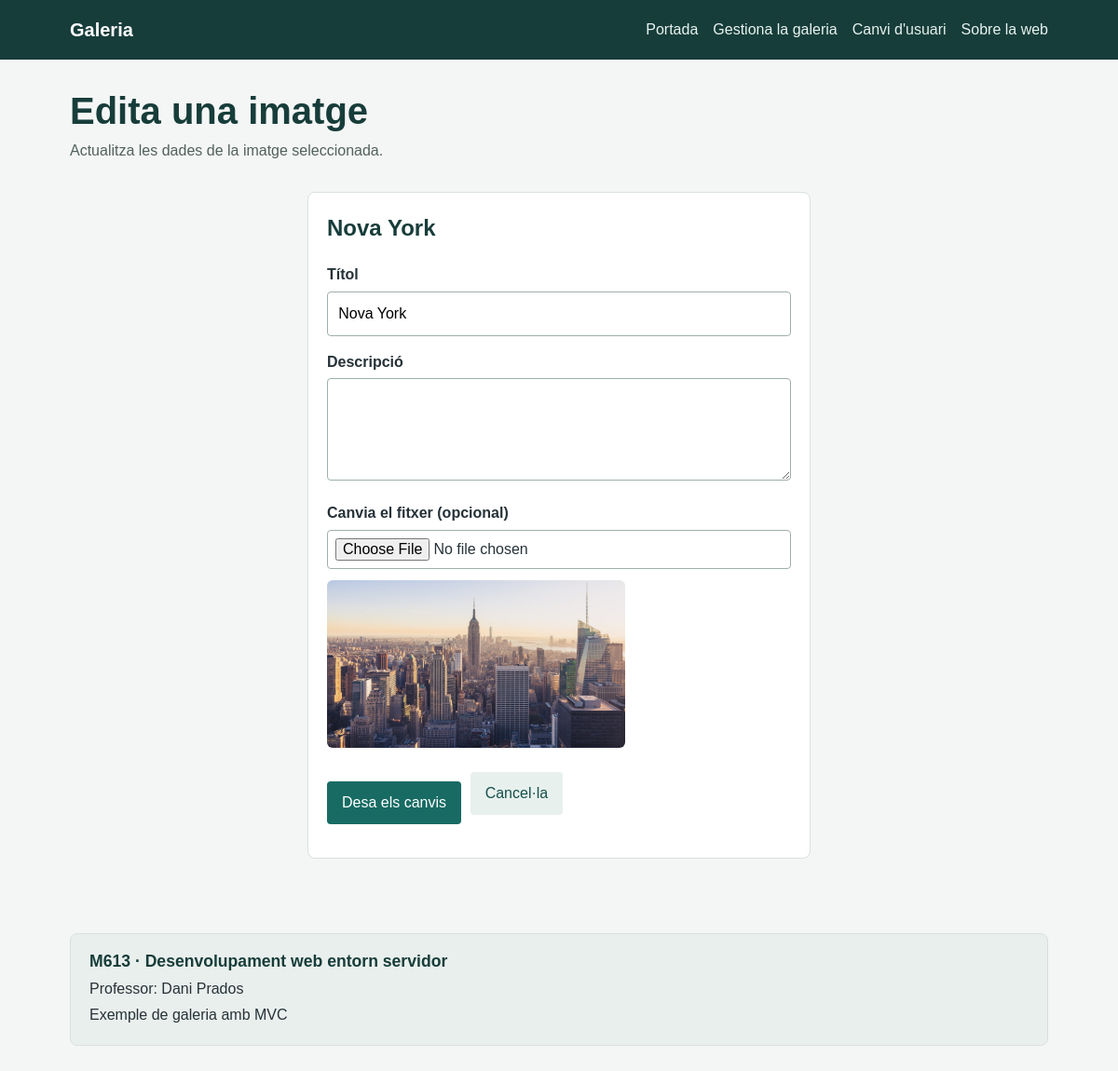
The app's page /index.php?r=image-edit&id=4 (signed in) with its own data.
### tables this page shows
CREATE TABLE `images` (
  `id` int NOT NULL,
  `url` varchar(255) NOT NULL,
  `title` varchar(255) NOT NULL,
  `description` text NOT NULL
);

### public/index.php (called while the page is built, shortened)
<?php
 include "../src/controllers/ctrlDoLogin.php";
 include "../src/controllers/ctrlImageEdit.php";
 include "../src/controllers/ctrlImageUpdate.php";
 include "../src/Models/Db.php";
 include "../src/Models/Images.php";
 include "../src/Emeset/Container.php";
 include "../src/Emeset/Request.php";
 include "../src/Container.php";
 $request = new \Emeset\Request();
 $response = new \Emeset\Response();
 $container = new Container($config);
 $r = $request->get("INPUT_REQUEST", "r") ?? '';
 if($r == "do-login") {
     $response = ctrlDoLogin($request, $response, $container);
 } elseif($r == "login") {
     $response = ctrlLogin($request, $response, $container);
 } else if($r == "gallery-admin") {
     $response = auth($request, $response, $container, "ctrlGalleryAdmin");
 } else if($r == "image-new") {
     $response = auth($request, $response, $container, "ctrlImageNew");
 } else if($r == "image-edit") {
     $response = auth($request, $response, $container, "ctrlImageEdit");
 } else if($r == "image-delete") {
     $response = auth($request, $response, $container, "ctrlImageDelete");
 } else if($r == "image-store") {
     $response = auth($request, $response, $container, "ctrlImageStore");
 } else if($r == "image-update") {
     $response = auth($request, $response, $container, "ctrlImageUpdate");
 }  else if($r == "about") {
     $response = ctrlAbout($request, $response, $container);
 }  else if($r == "") {
     $response = ctrlIndex($request, $response, $container);
 }  else {
     echo "No existeix la ruta";
 }
 $response->execute();

### src/Container.php (called while the page is built, shortened)
<?php
class Container extends \Emeset\Container {
    private \Models\Db $db;
    public function __construct(array $config)
    {
        $this->db = $this->Db();
    }
    public function Images() : \Models\Images
    {
        return new \Models\Images($this->db);
    }
    public function Db() : \Models\Db
    {
        return new \Models\Db(
            $this->config["db"]["user"],
            $this->config["db"]["password"],
            $this->config["db"]["dbname"],
            $this->config["db"]["host"],
            $this->config["db"]["port"]
        );
    }
}

### src/Emeset/Container.php (called while the page is built, shortened)
<?php
class Container
{
    public function __construct(array $config)
    {
        $this->config = $config;
    }
}

### src/Models/Db.php (called while the page is built, shortened)
<?php
class Db {
    private \PDO $db;
    public function __construct($user, $password, $dbName, $host = '127.0.0.1', $port = 3306)
    {
        $dsn = "mysql:dbname=$dbName;host=$host;port=$port";
        try {
            $this->db = new \PDO($dsn, $user, $password);
        } catch (\PDOException $e) {
            echo $dsn;
            die('Ha fallat la connexió: ' . $e->getMessage());
        }
    }
    public function getDb() : \PDO
    {
        return $this->db;
    }
}

### src/controllers/ctrlImageEdit.php (called while the page is built, shortened)
<?php
function ctrlImageEdit(\Emeset\Request $request, \Emeset\Response $response, \Container $container): \Emeset\Response{
    $id = $request->get(INPUT_GET, "id");
    $imageModel = $container->Images();
    $image = $imageModel->getById($id);
    $response->set("image", $image);
    $response->setTemplate("image-edit.php");
    return $response;
}

### src/Emeset/Request.php (called while the page is built, shortened)
<?php
class Request
{
    public function get(int|string $input, string $id, int|string $filter = "FILTER_SANITIZE_STRING", int|array $options = 0): mixed
    {
        $result = false;
        if ($input === 'SESSION') {
            $result = null;
            if (isset($_SESSION[$id])) {
                $result = $_SESSION[$id];
            }
        } elseif ($input === 'FILES') {
            $result = null;
            if (isset($_FILES[$id])) {
                $result = $_FILES[$id];
            }
        } elseif ($input === "INPUT_REQUEST") {
            $result = null;
            if (isset($_REQUEST[$id])) {
                $var = $_REQUEST[$id];
                if ($filter == "FILTER_SANITIZE_STRING") {
                    $result = filter_var($var, FILTER_DEFAULT, $options);
                    if (isset($result)) {
                        $result = htmlspecialchars($result, ENT_QUOTES, 'UTF-8');
                    }
                } else {
                    $result = filter_var($var, $filter, $options);
                }
            }
        } else {
            if ($filter == "FILTER_SANITIZE_STRING") {
                $result = filter_input($input, $id, FILTER_DEFAULT, $options);
                if (isset($result)) {
                    $result = htmlspecialchars($result, ENT_QUOTES, 'UTF-8');
                }
            } else {
                $result = filter_input($input, $id, $filter, $options);
            }
        }
        return $result;
    }
}

### src/Models/Images.php (called while the page is built, shortened)
<?php
class Images
{
    public \PDO $sql;
    public function __construct(Db $db)
    {
        $this->sql = $db->getDb();
    }
    public function getById(int $id) : array | bool
    {
        $query = 'select id, url, title, description from images where id = :id';
        $stm = $this->sql->prepare($query);
        $stm->execute([':id' => $id]);
        $image = $stm->fetch(\PDO::FETCH_ASSOC);
        return $image;
    }
}

### src/middleware/auth.php (called while the page is built, shortened)
<?php
function auth(\Emeset\Request $request, \Emeset\Response $response, \Container $container, callable $next): \Emeset\Response{
    $user = $request->get("SESSION", "user");
    $response->set("user", $user);
    $response = $next($request, $response, $container);
    return $response;
}

### src/views/image-edit.php (the view, shortened to what this page needs)
<!doctype html>
<html lang="ca">
<head>
  <link rel="stylesheet" href="css/styles.css">
</head>
<body>
  <?php include "components/header.php"; ?>
  <main class="container">
    <h1 class="page-heading">Edita una imatge</h1>
    <p class="intro">Actualitza les dades de la imatge seleccionada.</p>
    <section class="card form-card">
      <h2><?= $image["title"] ?></h2>
      <form action="index.php?r=image-update" method="post" enctype="multipart/form-data">
        <label for="title">Títol</label><input id="title" name="title" type="text" value="<?= $image["title"] ?>" required>
        <label for="description">Descripció</label><textarea id="description" name="description"><?= $image["description"] ?></textarea>
        <label for="image">Canvia el fitxer (opcional)</label><input id="image" name="image" type="file" accept="image/*"><img class="preview-image" src="img/<?= $image["url"] ?>" alt="<?= $image["title"] ?>">
        <div class="actions"><button type="submit">Desa els canvis</button><a class="button button-secondary" href="index.php?r=gallery-admin">Cancel·la</a></div>
      </form>
    </section>
  </main>
  <footer class="site-footer">
    <div class="footer-card">
      <h2>M613 · Desenvolupament web entorn servidor</h2>
      <p>Professor: Dani Prados</p>
      <p>Exemple de galeria amb MVC</p>
    </div>
  </footer>
</body>
</html>

### public/css/styles.css (style rules this page uses)
:root { font-family: Arial, Helvetica, sans-serif; color: #263238; background: #f4f6f5; }
* { box-sizing: border-box; }
body { margin: 0; line-height: 1.5; }
a { color: #176b63; }
.navigation, .container { width: min(100% - 2rem, 1050px); margin: 0 auto; }
.container { padding: 2rem 0; }
.page-heading { margin: 0 0 0.5rem; color: #173d3a; font-size: clamp(1.8rem, 4vw, 2.5rem); line-height: 1.15; }
.intro { margin-top: 0; color: #52615e; }
.image-list, .card, .content-panel, .footer-card { border: 1px solid #d8e0dd; border-radius: 8px; background: #fff; }
.content-panel, .card { padding: 1.25rem; }
.form-card { max-width: 540px; margin: 2rem auto; }
.form-card h2, .content-panel h2, .footer-card h2 { margin-top: 0; color: #173d3a; }
label { display: block; margin: 1rem 0 0.35rem; font-weight: bold; }
input { width: 100%; padding: 0.7rem; border: 1px solid #9eafaa; border-radius: 4px; font: inherit; }
textarea, select { width: 100%; padding: 0.7rem; border: 1px solid #9eafaa; border-radius: 4px; background: #fff; font: inherit; }
textarea { min-height: 110px; resize: vertical; }
input[type="file"] { padding: 0.5rem; }
.actions, .inline-actions { display: flex; flex-wrap: wrap; align-items: center; gap: 0.6rem; }
.actions { margin: 1rem 0; }
.button, button { display: inline-block; margin-top: 1.25rem; padding: 0.7rem 1rem; border: 0; border-radius: 4px; background: #176b63; color: #fff; font: inherit; text-decoration: none; cursor: pointer; }
.actions .button, .inline-actions .button, .inline-actions button { margin-top: 0; }
.button-secondary { background: #e7f0ed; color: #174f49; }
.preview-image { display: block; width: min(100%, 320px); max-height: 220px; margin-top: 0.75rem; border-radius: 6px; object-fit: cover; }
button { margin-top: 1.25rem; padding: 0.7rem 1rem; border: 0; border-radius: 4px; background: #176b63; color: white; font: inherit; cursor: pointer; }
.site-footer { width: min(100% - 2rem, 1050px); margin: 1rem auto 2rem; }
.footer-card { padding: 1rem 1.25rem; background: #e9efec; }
.footer-card h2 { margin-bottom: 0.25rem; font-size: 1.1rem; }
.footer-card p { margin: 0.25rem 0; }

### records on screen
images: title "Nova York", url (picture)
